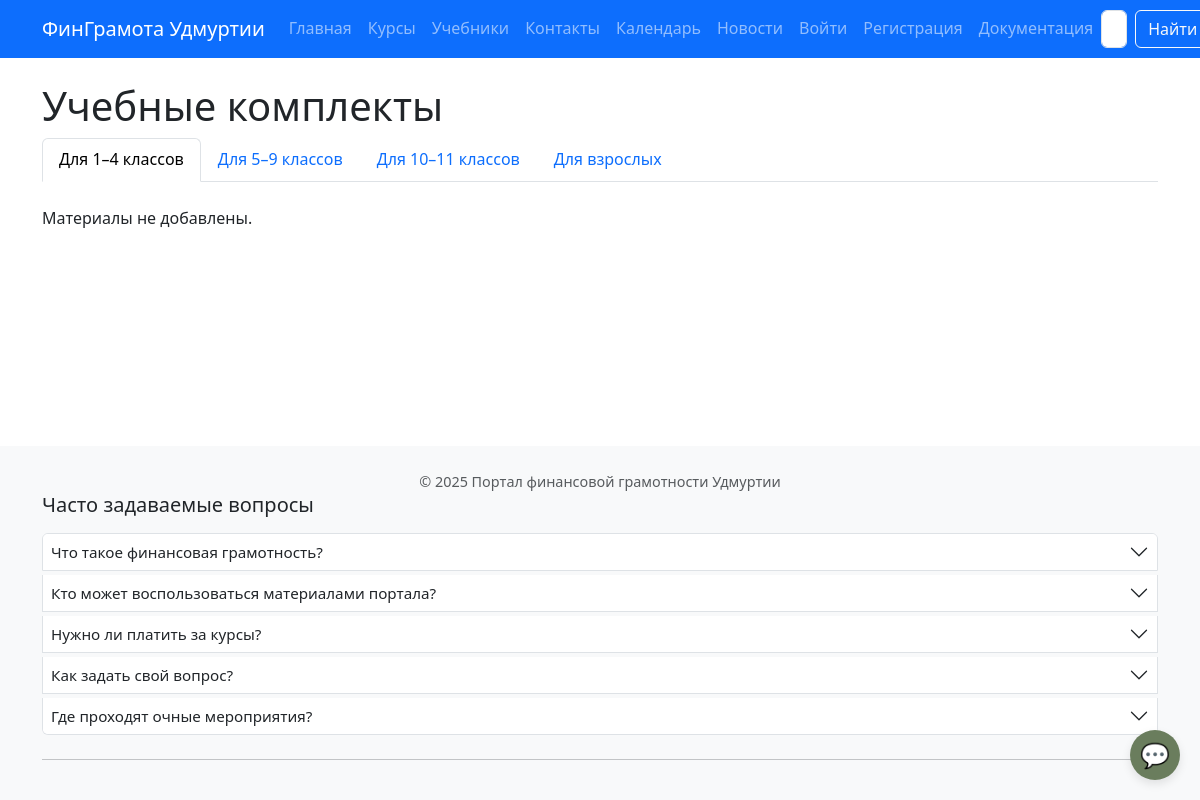
The app's page /textbooks/, older data.
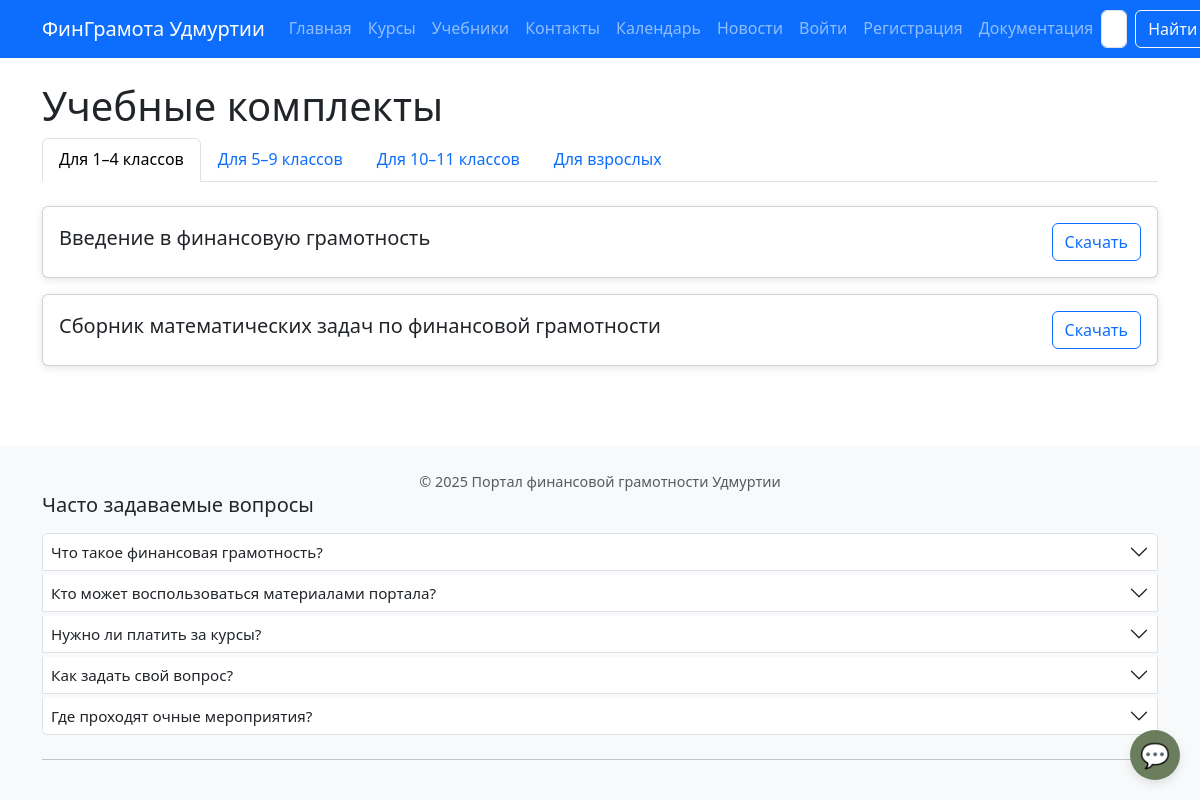
The same page, newer data.
### core/models.py (models this page shows, shortened)
class Textbook(models.Model):
    AUDIENCE_CHOICES = [
        ('1-4', 'Для 1–4 классов'),
        ('5-9', 'Для 5–9 классов'),
        ('10-11', 'Для 10–11 классов'),
        ('adults', 'Для взрослых'),
    ]
    title = models.CharField("Название", max_length=255)
    description = models.TextField("Описание", blank=True)
    audience = models.CharField("Аудитория", max_length=10, choices=AUDIENCE_CHOICES)
    file = models.FileField("Файл (PDF/DOCX)", upload_to='textbooks/')
    created_at = models.DateTimeField(auto_now_add=True)
    class Meta:
        verbose_name = "Учебник"
        verbose_name_plural = "Учебники"
        ordering = ['audience', 'title']

### core/views.py (the view)
# urls.py: path('textbooks/', views.textbooks_view, name='textbooks'),
def textbooks_view(request):
    textbooks = Textbook.objects.all()
    grouped = {}
    for code, name in Textbook.AUDIENCE_CHOICES:
        grouped[code] = textbooks.filter(audience=code)
    return render(request, 'core/textbooks.html', {
        'grouped_textbooks': grouped,
        'audiences': Textbook.AUDIENCE_CHOICES
    })

### core/templatetags/utils.py (called while the page is built)
@register.filter
def get_item(dictionary, key):
    return dictionary.get(key)

### templates/core/textbooks.html
{% extends 'base.html' %}
{% load static %}
{% block content %}
{% load utils %}
<h1>Учебные комплекты</h1>
<ul class="nav nav-tabs mb-4">
  {% for code, name in audiences %}
    <li class="nav-item">
      <button class="nav-link {% if forloop.first %}active{% endif %}"
              data-bs-toggle="tab"
              data-bs-target="#{{ code }}">
        {{ name }}
      </button>
    </li>
  {% endfor %}
</ul>
<div class="tab-content">
  {% for code, name in audiences %}
    <div class="tab-pane fade {% if forloop.first %}show active{% endif %}" id="{{ code }}">
      {% for book in grouped_textbooks|get_item:code %}
        <div class="card mb-3">
          <div class="card-body d-flex justify-content-between align-items-center">
            <div>
              <h5>{{ book.title }}</h5>
            </div>
            <a href="{{ book.file.url }}" class="btn btn-outline-primary" download>Скачать</a>
          </div>
        </div>
      {% empty %}
        <p>Материалы не добавлены.</p>
      {% endfor %}
    </div>
  {% endfor %}
</div>
{% endblock %}

Row changes from the older to the newer data that the page shows:
added Textbook: title "Введение в финансовую грамотность"
added Textbook: title "Сборник математических задач по финансовой грамотности"
Text that changed along with them:
list line gone: "Материалы не добавлены."
